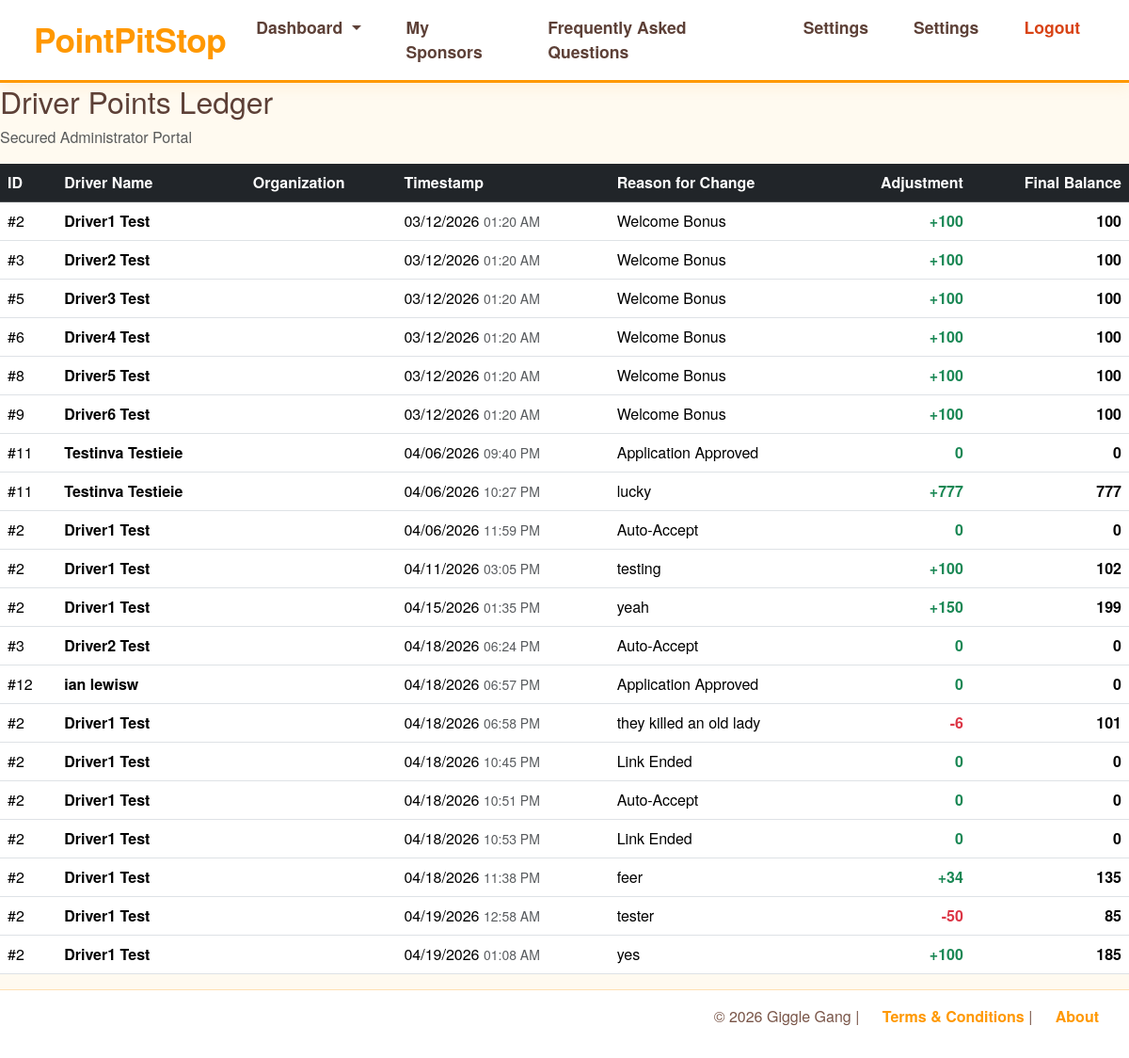
/reports/points (signed in), run on the app's committed database.
### models.py (models this page shows)
class DriverPointsHistory(db.Model):
    __tablename__ = "driver_points_history"
    id = db.Column(db.Integer, primary_key=True)
    link_id = db.Column(db.Integer, db.ForeignKey('driver_company_link.id'), nullable=False)
    points_change = db.Column(db.Integer,nullable=False,server_default="0")
    current_points = db.Column(db.Integer,nullable=False,server_default="0")
    update_date = db.Column(db.DateTime, default=datetime.now, nullable=False)
    reason = db.Column(db.String(250), nullable=False)
    sponsor_user = db.relationship("SponsorProfile")
    sponsor_user_id = db.Column(db.Integer,db.ForeignKey("sponsor_profile.user_id"),nullable=True)

class DriverProfile(db.Model):
    __tablename__ = "driver_profile"
    user = db.relationship("Users",back_populates="driver_profile")
    user_id = db.Column(db.Integer,db.ForeignKey('users.id'),primary_key=True,unique=True,nullable=False)
    firstname = db.Column(db.String(250), nullable=False)
    lastname = db.Column(db.String(250), nullable=False)
    streetname = db.Column(db.String(250))
    city = db.Column(db.String(250))
    zipcode = db.Column(db.String(10))
    is_active = db.Column(db.Boolean, default=False, nullable=False, index=True)
    company_links = db.relationship("DriverCompanyLink"
                                  ,back_populates="driver_profile")
    alerts = db.relationship("DriverAlerts",back_populates="driver",cascade="all,delete-orphan",uselist=False)

### reports.py (the view)
@report_bp.route("/reports/points", methods=["GET"])
@login_required
def points_report():
    request = db.session.query(DriverPointsHistory) \
        .join(DriverCompanyLink) \
        .join(DriverProfile) \
        .all()
    return render_template("admin/reports/admin_points_report.html", history=request)

### app.py (called while the page is built)
@login_manager.user_loader
def load_user(user_id):
    return db.session.get(Users, int(user_id))

### templates/admin/reports/admin_points_report.html (shortened to what this page needs)
{% extends "base.html" %}
{% block body %}
    <h2>Driver Points Ledger</h2>
    <div class="mb-3">
        <span class="text-muted"> Secured Administrator Portal</span>
    </div>
    {% if history %}
    <table class="table table-hover report-table">
        <thead class="table-dark">
            <tr>
                <th>ID</th>
                <th>Driver Name</th>
                <th>Organization</th>
                <th>Timestamp</th>
                <th>Reason for Change</th>
                <th class="text-end">Adjustment</th>
                <th class="text-end">Final Balance</th>
            </tr>
        </thead>
        <tbody>
            {% for entry in history %}
            <tr>
                <td>#{{ entry.link.driver_profile.user_id }}</td>
                <td><strong>{{ entry.link.driver_profile.firstname }} {{ entry.link.driver_profile.lastname }}</strong></td>
                <td>{{ entry.link.company.company_name }}</td>
                <td>{{ entry.update_date.strftime('%m/%d/%Y') }} <small class="text-muted">{{ entry.update_date.strftime('%I:%M %p') }}</small></td>
                <td>{{ entry.reason }}</td>
                <td class="text-end">
                    <span class="{{ 'text-success' if entry.points_change >= 0 else 'text-danger' }} fw-bold">
                        {{ "+" if entry.points_change > 0 }}{{ entry.points_change }}
                    </span>
                </td>
                <td class="text-end"><strong>{{ "{:,}".format(entry.current_points) }}</strong></td>
            </tr>
            {% endfor %}
        </tbody>
    </table>
    {% else %}
    <p class="text-muted">No transaction history found for this period.</p>
    {% endif %}
{% endblock %}

### static/css/style.css (style rules this page uses)
body { display: flex; flex-direction: column; font-family: 'Quicksand', 'Helvetica Neue', Helvetica, Arial, sans-serif; margin: 0; min-height: 100vh; background-color: #fffaf0; color: #5d4037; }

### data on the page
DriverPointsHistory: link.driver_profile.user_id "2", link.driver_profile.firstname "Driver1", link.driver_profile.lastname "Test", update_date "03/12/2026", update_date "01:20 AM", reason "Welcome Bonus", points_change "+", points_change "100", current_points "100"
DriverPointsHistory: link.driver_profile.user_id "3", link.driver_profile.firstname "Driver2", link.driver_profile.lastname "Test", update_date "03/12/2026", update_date "01:20 AM", reason "Welcome Bonus", points_change "+", points_change "100", current_points "100"
DriverPointsHistory: link.driver_profile.user_id "5", link.driver_profile.firstname "Driver3", link.driver_profile.lastname "Test", update_date "03/12/2026", update_date "01:20 AM", reason "Welcome Bonus", points_change "+", points_change "100", current_points "100"
DriverPointsHistory: link.driver_profile.user_id "6", link.driver_profile.firstname "Driver4", link.driver_profile.lastname "Test", update_date "03/12/2026", update_date "01:20 AM", reason "Welcome Bonus", points_change "+", points_change "100", current_points "100"
DriverPointsHistory: link.driver_profile.user_id "8", link.driver_profile.firstname "Driver5", link.driver_profile.lastname "Test", update_date "03/12/2026", update_date "01:20 AM", reason "Welcome Bonus", points_change "+", points_change "100", current_points "100"
DriverPointsHistory: link.driver_profile.user_id "9", link.driver_profile.firstname "Driver6", link.driver_profile.lastname "Test", update_date "03/12/2026", update_date "01:20 AM", reason "Welcome Bonus", points_change "+", points_change "100", current_points "100"
DriverPointsHistory: link.driver_profile.user_id "11", link.driver_profile.firstname "Testinva", link.driver_profile.lastname "Testieie", update_date "04/06/2026", update_date "09:40 PM", reason "Application Approved", points_change "0", current_points "0"
DriverPointsHistory: link.driver_profile.user_id "11", link.driver_profile.firstname "Testinva", link.driver_profile.lastname "Testieie", update_date "04/06/2026", update_date "10:27 PM", reason "lucky", points_change "+", points_change "777", current_points "777"
DriverPointsHistory: link.driver_profile.user_id "2", link.driver_profile.firstname "Driver1", link.driver_profile.lastname "Test", update_date "04/06/2026", update_date "11:59 PM", reason "Auto-Accept", points_change "0", current_points "0"
DriverPointsHistory: link.driver_profile.user_id "2", link.driver_profile.firstname "Driver1", link.driver_profile.lastname "Test", update_date "04/11/2026", update_date "03:05 PM", reason "testing", points_change "+", points_change "100", current_points "102"
DriverPointsHistory: link.driver_profile.user_id "2", link.driver_profile.firstname "Driver1", link.driver_profile.lastname "Test", update_date "04/15/2026", update_date "01:35 PM", reason "yeah", points_change "+", points_change "150", current_points "199"
DriverPointsHistory: link.driver_profile.user_id "3", link.driver_profile.firstname "Driver2", link.driver_profile.lastname "Test", update_date "04/18/2026", update_date "06:24 PM", reason "Auto-Accept", points_change "0", current_points "0"
DriverPointsHistory: link.driver_profile.user_id "12", link.driver_profile.firstname "ian", link.driver_profile.lastname "lewisw", update_date "04/18/2026", update_date "06:57 PM", reason "Application Approved", points_change "0", current_points "0"
DriverPointsHistory: link.driver_profile.user_id "2", link.driver_profile.firstname "Driver1", link.driver_profile.lastname "Test", update_date "04/18/2026", update_date "06:58 PM", reason "they killed an old lady", points_change "-6", current_points "101"
DriverPointsHistory: link.driver_profile.user_id "2", link.driver_profile.firstname "Driver1", link.driver_profile.lastname "Test", update_date "04/18/2026", update_date "10:45 PM", reason "Link Ended", points_change "0", current_points "0"
DriverPointsHistory: link.driver_profile.user_id "2", link.driver_profile.firstname "Driver1", link.driver_profile.lastname "Test", update_date "04/18/2026", update_date "10:51 PM", reason "Auto-Accept", points_change "0", current_points "0"
DriverPointsHistory: link.driver_profile.user_id "2", link.driver_profile.firstname "Driver1", link.driver_profile.lastname "Test", update_date "04/18/2026", update_date "10:53 PM", reason "Link Ended", points_change "0", current_points "0"
DriverPointsHistory: link.driver_profile.user_id "2", link.driver_profile.firstname "Driver1", link.driver_profile.lastname "Test", update_date "04/18/2026", update_date "11:38 PM", reason "feer", points_change "+", points_change "34", current_points "135"
DriverPointsHistory: link.driver_profile.user_id "2", link.driver_profile.firstname "Driver1", link.driver_profile.lastname "Test", update_date "04/19/2026", update_date "12:58 AM", reason "tester", points_change "-50", current_points "85"
DriverPointsHistory: link.driver_profile.user_id "2", link.driver_profile.firstname "Driver1", link.driver_profile.lastname "Test", update_date "04/19/2026", update_date "01:08 AM", reason "yes", points_change "+", points_change "100", current_points "185"
